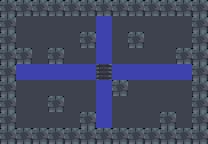

A level layout from a 2D game, rendered from its tile map. Below: a short description, then the map file with its tile-grid data intact:
An orthogonal 13x9 tile map with 16x16 px tiles, 1 tile layer (terrain) and 6 objects.

<map version="1.10" tiledversion="1.11.2" orientation="orthogonal" renderorder="right-down" width="13" height="9" tilewidth="16" tileheight="16" infinite="0" nextlayerid="3" nextobjectid="7">
 <properties>
  <property name="name" value="Crossroads" />
  <property name="author" value="moineau" />
  <property name="goldMoves" type="int" value="70" />
  <property name="goldTime" type="float" value="18.1" />
  <property name="platinumMoves" type="int" value="60" />
 </properties>
 <tileset firstgid="1" source="tileset.tsx" />
 <layer id="1" name="terrain" width="13" height="9">
  <data encoding="csv">
4,4,4,4,4,4,4,4,4,4,4,4,4,
4,1,1,1,1,1,3,1,1,1,1,1,4,
4,1,1,1,1,4,3,1,4,1,1,1,4,
4,4,1,4,1,1,3,1,1,1,1,4,4,
4,3,3,3,3,3,5,3,3,3,3,3,4,
4,1,1,1,1,1,3,4,1,1,1,1,4,
4,1,1,4,1,1,3,1,1,1,1,1,4,
4,1,1,1,1,4,3,1,1,1,4,1,4,
4,4,4,4,4,4,4,4,4,4,4,4,4
</data>
 </layer>
 <objectgroup id="2" name="objects">
  <object id="1" gid="6" x="32" y="48" width="16" height="16" />
  <object id="2" gid="9" x="48" y="32" width="16" height="16" />
  <object id="3" gid="9" x="128" y="32" width="16" height="16" />
  <object id="4" gid="9" x="160" y="32" width="16" height="16" />
  <object id="5" gid="9" x="128" y="64" width="16" height="16" />
  <object id="6" gid="9" x="160" y="96" width="16" height="16" />
 </objectgroup>
</map>
